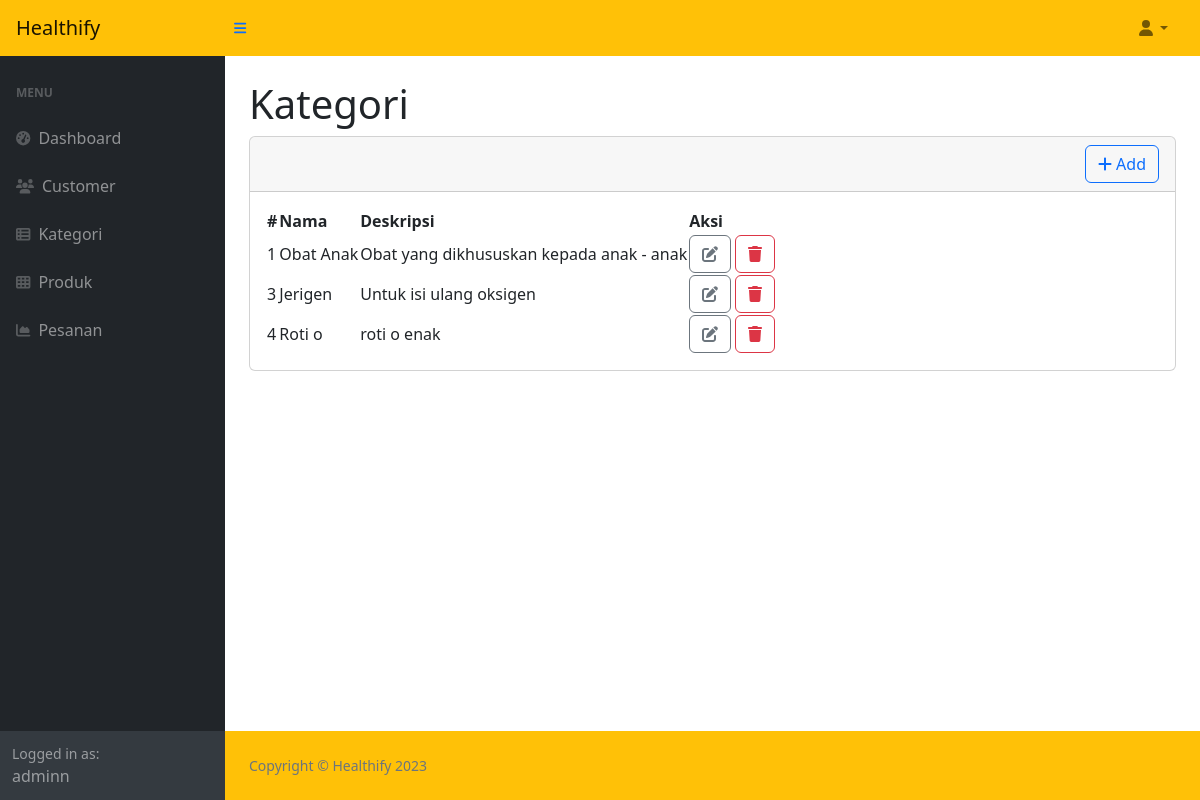
Page /admin/categories.php (signed in) on the committed database.
### tables this page shows
CREATE TABLE `categories` (
  `category_id` int(12) NOT NULL,
  `category_name` varchar(255) NOT NULL,
  `description` text NOT NULL
);

### admin/categories.php (the view, shortened to what this page needs)
<?php include("template/header.php");?>
<?php include("template/navbar.php");?>
<div id="layoutSidenav_content">
    <main>
        <div class="container-fluid px-4">
          <h1 class="mt-4">Kategori</h1>
          <?php
            $query = "SELECT * FROM `categories`";
            $result = mysqli_query($conn, $query) or die(mysqli_error($conn));
          ?>
          <div class="card mb-4">
            <div class="card-header d-flex justify-content-end">
              <a href="addcategories.php" class="btn btn-outline-primary"><i class="fas fa-plus"></i> Add</a>
            </div>
            <div class="card-body">
              <table id="datatablesSimple">
                <thead>
                  <tr>
                    <th scope="col">#</th>
                    <th scope="col">Nama</th>
                    <th scope="col">Deskripsi</th>
                    <th scope="col">Aksi</th>
                  </tr>
                </thead>
                <tbody>
                  <?php
                    while ($row = mysqli_fetch_array($result)) {
                  ?>
                  <tr>
                    <td><?= $row['category_id'] ?></td>
                    <td><?= $row['category_name'] ?></td>
                    <td><?= $row['description'] ?></td>
                    <td style="text-align: center;">
                      <a href="editcategories.php?categories=<?= $row['category_id'] ?>" class="btn btn-outline-secondary"><i class="fas fa-edit"></i></a>
                      <a href="deletecategories.php?categories=<?= $row['category_id'] ?>" onClick="return confirmDelete()" class="btn btn-outline-danger"><i class="fas fa-trash"></i></a>
                    </td>
                  </tr>
                  <?php } ?>
                </tbody>
                </table>
              </div>
            </div>
        </div>
    </main>
<?php include("template/footer.php");?>

### rows in the picture
categories: category_id "1", category_name "Obat Anak", description "Obat yang dikhususkan kepada anak - anak"
categories: category_id "3", category_name "Jerigen", description "Untuk isi ulang oksigen"
categories: category_id "4", category_name "Roti o", description "roti o enak"

### other values in the picture
$_SESSION['name'] "adminn"
